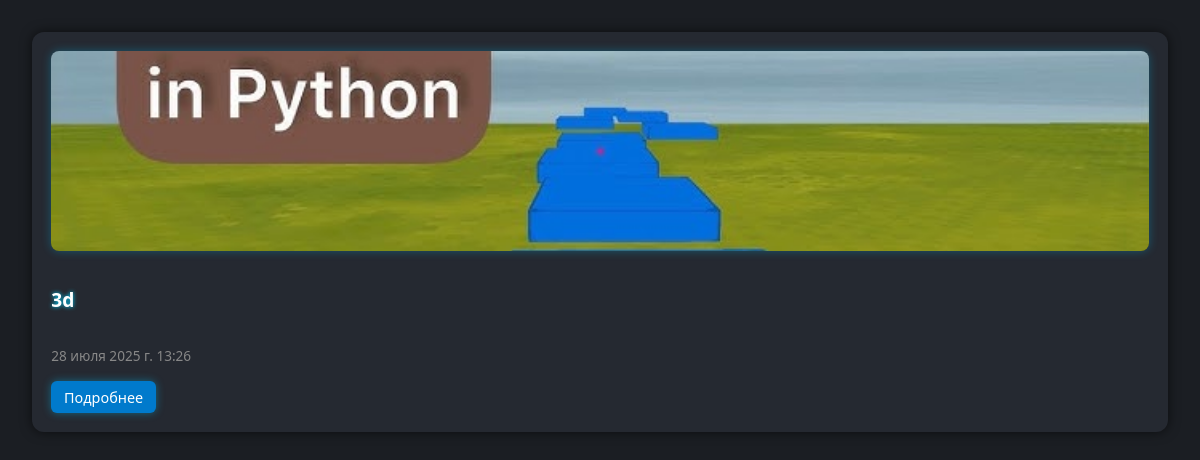
Page /category/3d/ on the committed database.
### shop/models.py (models this page shows, shortened)
class Product(models.Model):
    category = models.ForeignKey(Category, related_name='products', on_delete=models.CASCADE, verbose_name='Категория')
    name = models.CharField(max_length=100, verbose_name='Название товара')
    slug = models.SlugField(max_length=100, unique=True, verbose_name='URL')
    description = models.TextField(blank=True, verbose_name='Описание')
    price = models.DecimalField(max_digits=10, decimal_places=2, verbose_name='Цена')
    image = models.ImageField(upload_to='products/%Y/%m/%d/', blank=True, verbose_name='Изображение')
    created_at = models.DateTimeField(auto_now_add=True, verbose_name='Дата создания')
    stock = models.PositiveIntegerField(verbose_name='Остаток на складе')
    available = models.BooleanField(default=True, verbose_name='Доступен')
    zip_file = models.FileField(upload_to='zips/', blank=True, null=True, verbose_name='ZIP архив')

### shop/views.py (the view)
# urls.py: path('', product_list, name='product_list'),
def product_list(request, slug=None):
    products = Product.objects.filter(available=True)
    categories = Category.objects.all()
    if slug:
        category = get_object_or_404(Category, slug=slug)
        products = products.filter(category=category)
    context = {'products': products, 'categories': categories}
    return render(request, 'product_list.html', context)

### shop/templates/product_list.html (shortened to what this page needs)
<!DOCTYPE html>
<html lang="en">
<head>
</head>
<body>
    <div class="container">
        {% for product in products %}
            <div class="product-card">
                {% if product.image %}
                    <img src="{{ product.image.url }}" alt="{{ product.name }}" class="product-image">
                {% endif %}
                <p class="product-name">{{ product.name }}</p>
                <p class="product-date">{{ product.created_at }}</p>
                <div class="product-buttons">
                    <a href="{% url 'product_detail' slug=product.slug %}" class="btn btn-detail">Подробнее</a>
                </div>
            </div>
        {% endfor %}
    </div>
</body>
</html>

### shop/templates/product_list.html (style rules this page uses)
body { font-family: 'Segoe UI', Tahoma, Geneva, Verdana, sans-serif; background-color: #1b1e23; color: #e2e2e2; margin: 0; padding: 2rem; }
.container { display: grid; grid-template-columns: repeat(auto-fit, minmax(250px, 1fr)); gap: 1.5rem; }
.product-card { background-color: #252931; border-radius: 12px; padding: 1.2rem; box-shadow: 0 0 12px rgba(0, 0, 0, 0.6); transition: transform 0.2s ease, box-shadow 0.2s ease; display: flex; flex-direction: column; justify-content: space-between; }
.product-image { width: 100%; height: 200px; object-fit: cover; border-radius: 8px; margin-bottom: 1rem; box-shadow: 0 0 10px rgba(0, 200, 255, 0.3); }
.product-name { font-size: 1.2rem; font-weight: 600; color: #fff; text-shadow: 0 0 4px #00d1ff; }
.product-date { font-size: 0.85rem; color: #888; margin-bottom: 1rem; }
.product-buttons { display: flex; gap: 0.5rem; margin-top: auto; }
.btn { text-decoration: none; padding: 0.4rem 0.8rem; border-radius: 6px; font-size: 0.9rem; font-weight: 500; transition: background-color 0.2s ease, transform 0.1s ease; box-shadow: 0 0 8px rgba(0, 200, 255, 0.4); }
.btn-detail { background-color: #007acc; color: white; }

### rows in the picture
Product: image (picture), name "3d", created_at "28 июля 2025 г. 13:26"
